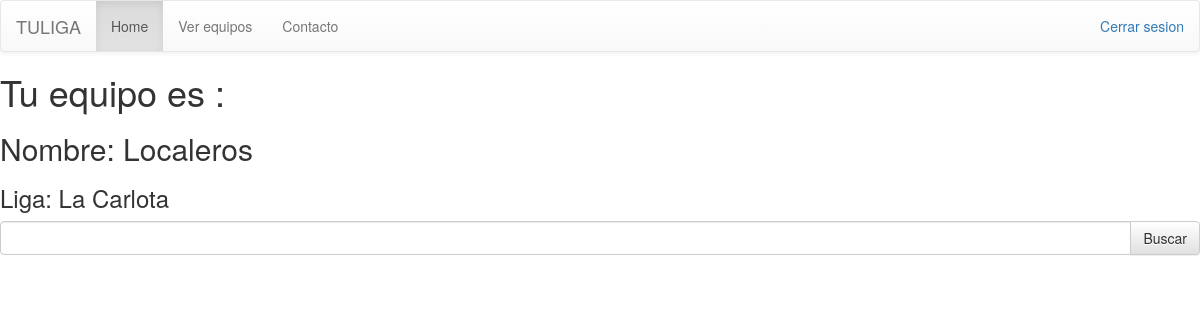
Before: /ver_equipos (signed in) with the older database file.
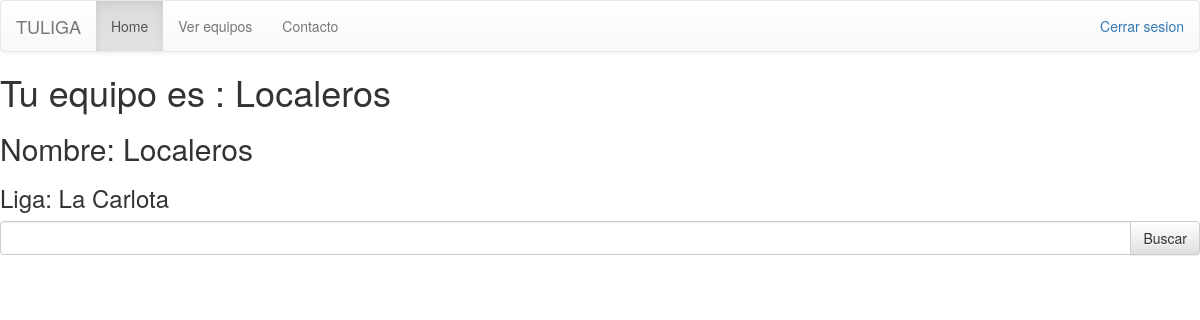
After: the same page with the newer database file.
### jugador_equipo/models.py (models this page shows, shortened)
class Perfiles(models.Model):
    usuario = models.OneToOneField(User)
    telefono = models.IntegerField()
    equipo = models.ForeignKey(Equipo, null=True, blank=True)

class Equipo(models.Model):
    nombre = models.CharField(unique=True, max_length=20)
    ciudad = models.CharField(max_length=30)
    anio_creacion = models.IntegerField(default=0)
    descripcion = models.CharField(max_length=400, null=True)
    nombre_del_entrenador = models.CharField(max_length=20)
    puntos = models.IntegerField(default=0)
    administrador = models.OneToOneField(User)
    Liga = models.ForeignKey(Liga, null=True, blank=True)
    contrasena = models.CharField(max_length=20, null=False, default="")
    class Meta:
        ordering = ['nombre']

### jugador_equipo/views.py (the view)
# urls.py: url(r'^ver_equipos$', views.ver_equipos),
def ver_equipos(request):
    if Equipo.objects.exists():
        equipos = Equipo.objects.all()
        perfiles = Perfiles.objects.get(usuario=request.user)
        return render(request, 'ver_equipos.html', {'equipos': equipos, 'exists_equipo': True, 'perfiles': perfiles})
    else:
        print "No hay equipos"
        return render(request, 'ver_equipos.html', {'exists_equipo': False})

### equipo_jornada/templates/ver_equipos.html (shortened to what this page needs)
{% extends 'base.html' %} {%block content%}
{%if exists_equipo%} {%for equipo in equipos%}
<h1>Tu equipo es : {{perfiles.equipo.nombre}}</h1>
<h2>Nombre: {{equipo.nombre}}</h2>
<h3>Liga: {{equipo.Liga.nombre}}</h3>
<div class="input-group">
      <input type="text" class="form-control">
      <span class="input-group-btn">
            <button class="btn btn-default" type="button">Buscar</button>
      </span>
</div>
{%endfor%} {%else%}
<h1>NO HAY EQUIPOS JODER, CREA UNO</h1>
{%endif%} {%endblock%}

Changed rows visible on the page:
now on this page (row edited): Perfiles: equipo.nombre "Localeros"
